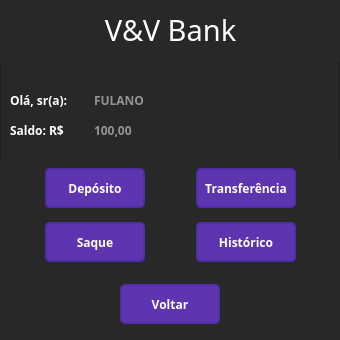
<?xml version="1.0" encoding="UTF-8"?>
<ui version="4.0">
 <class>Tela_Usuario</class>
 <widget class="QMainWindow" name="Tela_Usuario">
  <property name="geometry">
   <rect>
    <x>0</x>
    <y>0</y>
    <width>340</width>
    <height>340</height>
   </rect>
  </property>
  <property name="minimumSize">
   <size>
    <width>340</width>
    <height>340</height>
   </size>
  </property>
  <property name="maximumSize">
   <size>
    <width>340</width>
    <height>340</height>
   </size>
  </property>
  <property name="windowTitle">
   <string>V&amp;V Bank</string>
  </property>
  <property name="styleSheet">
   <string notr="true">QFrame {
	color: rgb(40, 40, 40)
}</string>
  </property>
  <widget class="QWidget" name="centralwidget">
   <property name="minimumSize">
    <size>
     <width>340</width>
     <height>340</height>
    </size>
   </property>
   <property name="maximumSize">
    <size>
     <width>340</width>
     <height>340</height>
    </size>
   </property>
   <layout class="QVBoxLayout" name="verticalLayout_2">
    <property name="spacing">
     <number>0</number>
    </property>
    <property name="leftMargin">
     <number>0</number>
    </property>
    <property name="topMargin">
     <number>0</number>
    </property>
    <property name="rightMargin">
     <number>0</number>
    </property>
    <property name="bottomMargin">
     <number>0</number>
    </property>
    <item>
     <widget class="QFrame" name="frame">
      <property name="minimumSize">
       <size>
        <width>340</width>
        <height>340</height>
       </size>
      </property>
      <property name="maximumSize">
       <size>
        <width>340</width>
        <height>340</height>
       </size>
      </property>
      <property name="styleSheet">
       <string notr="true">background-color: rgb(40, 40, 40);</string>
      </property>
      <property name="frameShape">
       <enum>QFrame::StyledPanel</enum>
      </property>
      <property name="frameShadow">
       <enum>QFrame::Raised</enum>
      </property>
      <widget class="QLabel" name="labelSaldacao">
       <property name="geometry">
        <rect>
         <x>10</x>
         <y>80</y>
         <width>81</width>
         <height>40</height>
        </rect>
       </property>
       <property name="minimumSize">
        <size>
         <width>0</width>
         <height>40</height>
        </size>
       </property>
       <property name="maximumSize">
        <size>
         <width>16777215</width>
         <height>40</height>
        </size>
       </property>
       <property name="font">
        <font>
         <family>Fira Code</family>
         <weight>75</weight>
         <bold>true</bold>
        </font>
       </property>
       <property name="styleSheet">
        <string notr="true">QLabel {
	color: rgb(255, 255, 255);
}</string>
       </property>
       <property name="text">
        <string>Olá, sr(a):</string>
       </property>
      </widget>
      <widget class="QLineEdit" name="lineEdit_Nome">
       <property name="geometry">
        <rect>
         <x>90</x>
         <y>80</y>
         <width>200</width>
         <height>40</height>
        </rect>
       </property>
       <property name="minimumSize">
        <size>
         <width>200</width>
         <height>40</height>
        </size>
       </property>
       <property name="maximumSize">
        <size>
         <width>200</width>
         <height>40</height>
        </size>
       </property>
       <property name="font">
        <font>
         <family>Fira Code</family>
         <weight>75</weight>
         <bold>true</bold>
        </font>
       </property>
       <property name="styleSheet">
        <string notr="true">QLineEdit {
	border: 2px solid rgb(40, 40, 40);;
	background-color: rgb(40, 40, 40);
	color: rgb(255, 255, 255);
}</string>
       </property>
       <property name="text">
        <string/>
       </property>
       <property name="readOnly">
        <bool>true</bool>
       </property>
       <property name="placeholderText">
        <string>FULANO</string>
       </property>
      </widget>
      <widget class="QWidget" name="horizontalLayoutWidget">
       <property name="geometry">
        <rect>
         <x>0</x>
         <y>0</y>
         <width>341</width>
         <height>61</height>
        </rect>
       </property>
       <layout class="QHBoxLayout" name="horizontalLayout">
        <item>
         <widget class="QLabel" name="labelBanco">
          <property name="enabled">
           <bool>true</bool>
          </property>
          <property name="minimumSize">
           <size>
            <width>0</width>
            <height>40</height>
           </size>
          </property>
          <property name="maximumSize">
           <size>
            <width>16777215</width>
            <height>40</height>
           </size>
          </property>
          <property name="font">
           <font>
            <family>MV Boli</family>
            <pointsize>22</pointsize>
            <weight>50</weight>
            <bold>false</bold>
           </font>
          </property>
          <property name="styleSheet">
           <string notr="true">QLabel {
	color: rgb(255, 255, 255);
}</string>
          </property>
          <property name="text">
           <string>V&amp;V Bank</string>
          </property>
          <property name="alignment">
           <set>Qt::AlignCenter</set>
          </property>
         </widget>
        </item>
       </layout>
      </widget>
      <widget class="QLabel" name="labelSaldo">
       <property name="geometry">
        <rect>
         <x>10</x>
         <y>110</y>
         <width>81</width>
         <height>40</height>
        </rect>
       </property>
       <property name="minimumSize">
        <size>
         <width>0</width>
         <height>40</height>
        </size>
       </property>
       <property name="maximumSize">
        <size>
         <width>16777215</width>
         <height>40</height>
        </size>
       </property>
       <property name="font">
        <font>
         <family>Fira Code</family>
         <weight>75</weight>
         <bold>true</bold>
        </font>
       </property>
       <property name="styleSheet">
        <string notr="true">QLabel {
	color: rgb(255, 255, 255);
}</string>
       </property>
       <property name="text">
        <string>Saldo: R$</string>
       </property>
      </widget>
      <widget class="QLineEdit" name="lineEdit_Saldo">
       <property name="geometry">
        <rect>
         <x>90</x>
         <y>110</y>
         <width>200</width>
         <height>40</height>
        </rect>
       </property>
       <property name="minimumSize">
        <size>
         <width>200</width>
         <height>40</height>
        </size>
       </property>
       <property name="maximumSize">
        <size>
         <width>200</width>
         <height>40</height>
        </size>
       </property>
       <property name="font">
        <font>
         <family>Fira Code</family>
         <weight>75</weight>
         <bold>true</bold>
        </font>
       </property>
       <property name="styleSheet">
        <string notr="true">QLineEdit {
	border: 2px solid rgb(40, 40, 40);;
	background-color: rgb(40, 40, 40);
	color: rgb(255, 255, 255);
}</string>
       </property>
       <property name="text">
        <string/>
       </property>
       <property name="readOnly">
        <bool>true</bool>
       </property>
       <property name="placeholderText">
        <string>100,00</string>
       </property>
      </widget>
      <widget class="QWidget" name="gridLayoutWidget">
       <property name="geometry">
        <rect>
         <x>0</x>
         <y>160</y>
         <width>341</width>
         <height>111</height>
        </rect>
       </property>
       <layout class="QGridLayout" name="gridLayout">
        <item row="0" column="0">
         <widget class="QPushButton" name="pushButton_TelaDeposito">
          <property name="minimumSize">
           <size>
            <width>100</width>
            <height>30</height>
           </size>
          </property>
          <property name="maximumSize">
           <size>
            <width>100</width>
            <height>40</height>
           </size>
          </property>
          <property name="font">
           <font>
            <family>Unispace</family>
            <weight>75</weight>
            <bold>true</bold>
           </font>
          </property>
          <property name="styleSheet">
           <string notr="true">QPushButton {
	
	background-color: rgb(94, 53, 177);
	border: 2px solid rgb(81, 45, 168);
	border-radius: 5px;
	color: rgb(255, 255, 255);
}

QPushButton:hover {
	
	background-color: rgb(60, 60, 60);
	border: 2px solid rgb(70,70,70);
}

QPushButton:pressed {
	
	background-color: rgb(40, 40, 40);
	border: 2px solid rgb(81, 45, 168);
	color: rgb(255, 255, 255);
}</string>
          </property>
          <property name="text">
           <string>Depósito</string>
          </property>
         </widget>
        </item>
        <item row="1" column="0">
         <widget class="QPushButton" name="pushButton_TelaSaque">
          <property name="minimumSize">
           <size>
            <width>100</width>
            <height>30</height>
           </size>
          </property>
          <property name="maximumSize">
           <size>
            <width>100</width>
            <height>40</height>
           </size>
          </property>
          <property name="font">
           <font>
            <family>Unispace</family>
            <weight>75</weight>
            <bold>true</bold>
           </font>
          </property>
          <property name="styleSheet">
           <string notr="true">QPushButton {
	
	background-color: rgb(94, 53, 177);
	border: 2px solid rgb(81, 45, 168);
	border-radius: 5px;
	color: rgb(255, 255, 255);
}

QPushButton:hover {
	
	background-color: rgb(60, 60, 60);
	border: 2px solid rgb(70,70,70);
}

QPushButton:pressed {
	
	background-color: rgb(40, 40, 40);
	border: 2px solid rgb(81, 45, 168);
	color: rgb(255, 255, 255);
}</string>
          </property>
          <property name="text">
           <string>Saque</string>
          </property>
         </widget>
        </item>
        <item row="0" column="1">
         <widget class="QPushButton" name="pushButton_TelaTransferencia">
          <property name="minimumSize">
           <size>
            <width>100</width>
            <height>30</height>
           </size>
          </property>
          <property name="maximumSize">
           <size>
            <width>100</width>
            <height>40</height>
           </size>
          </property>
          <property name="font">
           <font>
            <family>Unispace</family>
            <weight>75</weight>
            <bold>true</bold>
           </font>
          </property>
          <property name="styleSheet">
           <string notr="true">QPushButton {
	
	background-color: rgb(94, 53, 177);
	border: 2px solid rgb(81, 45, 168);
	border-radius: 5px;
	color: rgb(255, 255, 255);
}

QPushButton:hover {
	
	background-color: rgb(60, 60, 60);
	border: 2px solid rgb(70,70,70);
}

QPushButton:pressed {
	
	background-color: rgb(40, 40, 40);
	border: 2px solid rgb(81, 45, 168);
	color: rgb(255, 255, 255);
}</string>
          </property>
          <property name="text">
           <string>Transferência</string>
          </property>
         </widget>
        </item>
        <item row="1" column="1">
         <widget class="QPushButton" name="pushButton_TelaHistorico">
          <property name="minimumSize">
           <size>
            <width>100</width>
            <height>30</height>
           </size>
          </property>
          <property name="maximumSize">
           <size>
            <width>100</width>
            <height>40</height>
           </size>
          </property>
          <property name="font">
           <font>
            <family>Unispace</family>
            <weight>75</weight>
            <bold>true</bold>
           </font>
          </property>
          <property name="styleSheet">
           <string notr="true">QPushButton {
	
	background-color: rgb(94, 53, 177);
	border: 2px solid rgb(81, 45, 168);
	border-radius: 5px;
	color: rgb(255, 255, 255);
}

QPushButton:hover {
	
	background-color: rgb(60, 60, 60);
	border: 2px solid rgb(70,70,70);
}

QPushButton:pressed {
	
	background-color: rgb(40, 40, 40);
	border: 2px solid rgb(81, 45, 168);
	color: rgb(255, 255, 255);
}</string>
          </property>
          <property name="text">
           <string>Histórico</string>
          </property>
         </widget>
        </item>
       </layout>
      </widget>
      <widget class="QWidget" name="horizontalLayoutWidget_2">
       <property name="geometry">
        <rect>
         <x>0</x>
         <y>269</y>
         <width>341</width>
         <height>71</height>
        </rect>
       </property>
       <layout class="QHBoxLayout" name="horizontalLayout_2">
        <item>
         <widget class="QPushButton" name="pushButton_Voltar">
          <property name="minimumSize">
           <size>
            <width>100</width>
            <height>30</height>
           </size>
          </property>
          <property name="maximumSize">
           <size>
            <width>100</width>
            <height>40</height>
           </size>
          </property>
          <property name="font">
           <font>
            <family>Unispace</family>
            <weight>75</weight>
            <bold>true</bold>
           </font>
          </property>
          <property name="styleSheet">
           <string notr="true">QPushButton {
	
	background-color: rgb(94, 53, 177);
	border: 2px solid rgb(81, 45, 168);
	border-radius: 5px;
	color: rgb(255, 255, 255);
}

QPushButton:hover {
	
	background-color: rgb(60, 60, 60);
	border: 2px solid rgb(70,70,70);
}

QPushButton:pressed {
	
	background-color: rgb(40, 40, 40);
	border: 2px solid rgb(81, 45, 168);
	color: rgb(255, 255, 255);
}</string>
          </property>
          <property name="text">
           <string>Voltar</string>
          </property>
         </widget>
        </item>
       </layout>
      </widget>
     </widget>
    </item>
   </layout>
  </widget>
 </widget>
 <resources/>
 <connections/>
</ui>
